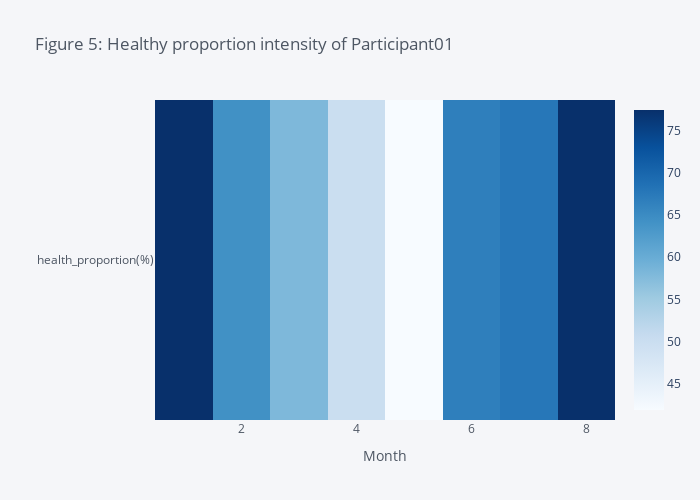

The notebook cell this image was saved under:
### Markdown cell above
Heatmap of participant 01

### Code cell
proportion.figure(kind="heatmap",
                   colorscale="Blues",xTitle="Month",title="Figure 5: Healthy proportion intensity of Participant01",
                   dimensions=(700,500))

### Figure 1 — Plotly figure (JSON) as saved in the notebook; plotly's stock layout.template omitted (floating-point values rounded to 4 significant figures)
{"data": [{"colorscale": [[0, "rgb(247,251,255)"], [0.125, "rgb(222,235,247)"], [0.25, "rgb(198,219,239)"], [0.375, "rgb(158,202,225)"], [0.5, "rgb(107,174,214)"], [0.625, "rgb(66,146,198)"], [0.75, "rgb(33,113,181)"], [0.875, "rgb(8,81,156)"], [1, "rgb(8,48,107)"]], "type": "heatmap", "x": [1, 2, 3, 4, 5, 6, 7, 8], "y": ["health_proportion(%)"], "z": [[77.42, 64.29, 58.06, 50, 41.94, 66.67, 67.74, 77.42]], "zmax": 77.42, "zmin": 41.94}], "layout": {"height": 500, "legend": {"bgcolor": "#F5F6F9", "font": {"color": "#4D5663"}}, "paper_bgcolor": "#F5F6F9", "plot_bgcolor": "#F5F6F9", "title": {"font": {"color": "#4D5663"}, "text": "Figure 5: Healthy proportion intensity of Participant01"}, "width": 700, "xaxis": {"gridcolor": "#E1E5ED", "showgrid": true, "tickfont": {"color": "#4D5663"}, "title": {"font": {"color": "#4D5663"}, "text": "Month"}, "zerolinecolor": "#E1E5ED"}, "yaxis": {"gridcolor": "#E1E5ED", "showgrid": true, "tickfont": {"color": "#4D5663"}, "title": {"font": {"color": "#4D5663"}, "text": ""}, "zerolinecolor": "#E1E5ED"}}}
